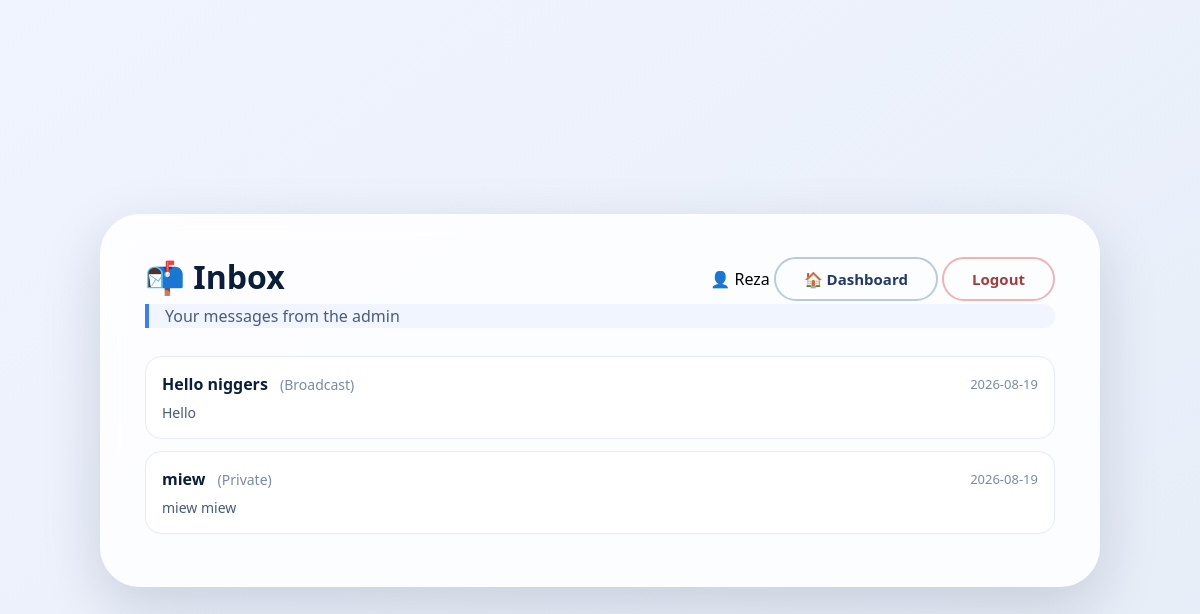
/inbox (signed in), run on the app's committed database.
### tables this page shows
CREATE TABLE messages (
            id INTEGER PRIMARY KEY AUTOINCREMENT,
            sender_id INTEGER NOT NULL,
            receiver_id INTEGER,
            subject TEXT NOT NULL,
            body TEXT NOT NULL,
            created_at TIMESTAMP DEFAULT CURRENT_TIMESTAMP,
            read BOOLEAN DEFAULT 0,
            FOREIGN KEY (sender_id) REFERENCES users(id)
        );

### toefl.py (the view)
@app.route('/inbox')
def inbox():
    if 'user_id' not in session:
        return redirect(url_for('login'))
    user_id = session['user_id']
    messages = get_user_messages(user_id)
    return render_template('inbox.html', messages=messages, username=session['username'])

### toefl.py (called while the page is built)
def get_user_messages(user_id):
    conn = sqlite3.connect(DB_PATH)
    c = conn.cursor()
    c.execute('''
        SELECT id, sender_id, receiver_id, subject, body, created_at, read
        FROM messages
        WHERE receiver_id = ? OR receiver_id IS NULL
        ORDER BY created_at DESC
    ''', (user_id,))
    rows = c.fetchall()
    conn.close()
    messages = []
    for row in rows:
        messages.append({
            'id': row[0],
            'sender_id': row[1],
            'receiver_id': row[2],
            'subject': row[3],
            'body': row[4],
            'created_at': row[5],
            'read': bool(row[6])
        })
    return messages

### templates/inbox.html (shortened to what this page needs)
<!DOCTYPE html>
<html lang="en">
<head>
    <link rel="stylesheet" href="/static/style.css">
</head>
<body>
    <div class="app-card wide">
        <div class="header-row">
            <h1>📬 Inbox</h1>
            <div>
                <span class="user-label">👤 {{ username }}</span>
                <a href="/dashboard" class="btn btn-outline">🏠 Dashboard</a>
                <a href="/logout" class="btn btn-danger-outline">Logout</a>
            </div>
        </div>
        <div class="subtitle">Your messages from the admin</div>
        {% if messages %}
            <div class="inbox-list">
                {% for msg in messages %}
                    <div class="inbox-item" style="border: 1px solid #e4ebf5; border-radius: 16px; padding: 16px; margin-bottom: 12px; background: {% if not msg.read %}#f8faff{% else %}white{% endif %};">
                        <div style="display: flex; justify-content: space-between; align-items: center;">
                            <a href="/inbox/{{ msg.id }}" style="text-decoration: none; color: #0b1e3a; flex:1;">
                                <strong>
                                    {{ msg.subject }}
                                </strong>
                                <span style="font-weight: normal; font-size: 14px; color: #7a8aa5; margin-left: 8px;">
                                    {% if msg.receiver_id is none %}
                                        (Broadcast)
                                    {% else %}
                                        (Private)
                                    {% endif %}
                                </span>
                            </a>
                            <span style="font-size: 13px; color: #7a8aa5;">
                                {{ msg.created_at.split('T')[0] if 'T' in msg.created_at else msg.created_at.split(' ')[0] }}
                            </span>
                        </div>
                        <div style="margin-top: 8px; color: #4a5b7a; font-size: 14px; overflow: hidden; text-overflow: ellipsis; white-space: nowrap;">
                            {{ msg.body[:100] }}{% if msg.body|length > 100 %}...{% endif %}
                        </div>
                    </div>
                {% endfor %}
            </div>
        {% else %}
            <div style="text-align: center; padding: 40px; color: #7a8aa5;">
                📭 Your inbox is empty.
            </div>
        {% endif %}
    </div>
</body>
</html>

### static/style.css (style rules this page uses)
* { box-sizing: border-box; margin: 0; padding: 0; }
body { font-family: 'Segoe UI', Roboto, system-ui, sans-serif; background: linear-gradient(145deg, #f0f4ff 0%, #e6edf7 100%); min-height: 100vh; display: flex; justify-content: center; align-items: center; padding: 24px; margin: 0; }
.app-card { max-width: 820px; width: 100%; background: rgba(255,255,255,0.85); backdrop-filter: blur(12px); border-radius: 40px; padding: 40px 44px; box-shadow: 0 20px 60px rgba(0,20,50,0.15); border: 1px solid rgba(255,255,255,0.5); }
.app-card.wide { max-width: 1000px; }
h1 { font-size: 32px; font-weight: 700; color: #0b1e3a; display: flex; align-items: center; gap: 12px; margin-bottom: 6px; }
.subtitle { color: #4a5b7a; font-size: 16px; border-left: 4px solid #3b7cff; padding-left: 16px; background: rgba(59,124,255,0.06); border-radius: 0 12px 12px 0; line-height: 1.5; margin-bottom: 28px; }
.header-row { display: flex; justify-content: space-between; align-items: center; flex-wrap: wrap; gap: 12px; }
.user-label { font-weight: 500; }
.btn { display: inline-flex; align-items: center; gap: 8px; padding: 10px 28px; border-radius: 60px; font-weight: 600; font-size: 15px; border: none; background: #eef3fc; color: #1f3a6b; cursor: pointer; transition: 0.2s; text-decoration: none; }
.btn-danger-outline { background: transparent; border: 2px solid #f0b3b3; color: #a13d3d; }
.btn-outline { background: transparent; border: 2px solid #b8cae0; color: #1f3a6b; }
.inbox-list { margin-top: 16px; }
.inbox-item { border: 1px solid #e4ebf5; border-radius: 16px; padding: 16px; margin-bottom: 12px; transition: 0.2s; }

### data on the page
messages: subject "Hello niggers", shows "(Broadcast)", created_at "2026-08-19", body "Hello"
messages: subject "miew", receiver_id "(Private)", created_at "2026-08-19", body "miew miew"

### other printed values
{{ username }} "Reza"
